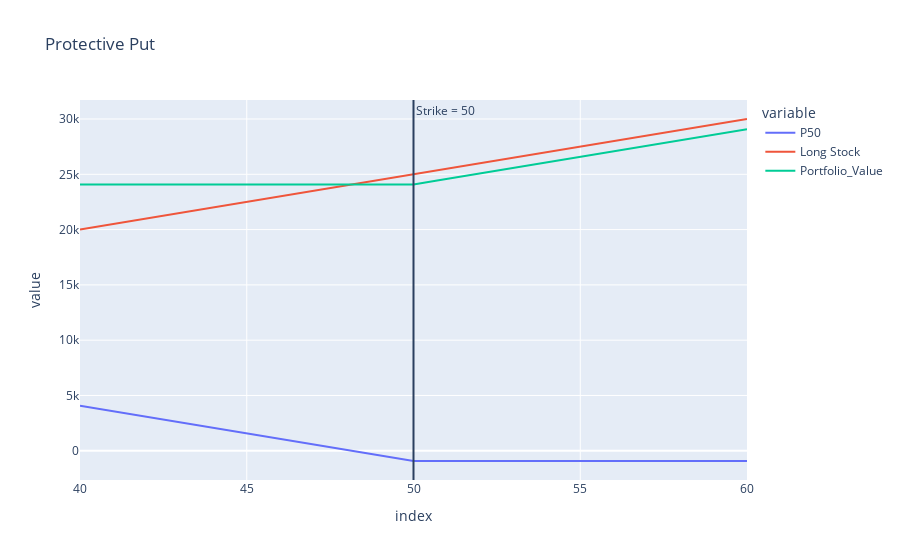

Notebook code cell kept with this figure:
### Code cell
states = np.linspace(40,60,num = 31)
entry_price = 48.92
shares = 500
#c20 = pd.Series(2000*np.maximum(states-20,0),index= states, name = 'C20')
p50 = pd.Series(500*np.maximum(50-states,0)-925,index = states, name = "P50")
stockpos = pd.Series(shares*states,index = states, name = 'Stock_Pos')
vpnl = pd.Series(shares*entry_price + shares*(states-entry_price),index = states, name= 'Long Stock')

payoffs = pd.concat([p50,vpnl],axis = 1)
payoffs['Portfolio_Value'] = payoffs.sum(axis = 1)
pnl_p=  payoffs['Portfolio_Value'].diff().to_frame("Payoff")
#payoffs['Payoff'] = payoffs['Portfolio_Value'].diff()

fig_protective_put = px.line(payoffs,title="Protective Put")

fig_protective_put.add_vline(x = 50, annotation=dict(text = "Strike = 50"))

### Figure 1 — Plotly figure (JSON) as saved in the notebook; plotly's stock layout.template omitted (floating-point values rounded to 4 significant figures)
{"data": [{"hovertemplate": "variable=P50<br>index=%{x}<br>value=%{y}<extra></extra>", "legendgroup": "P50", "line": {"color": "#636efa", "dash": "solid"}, "marker": {"symbol": "circle"}, "mode": "lines", "name": "P50", "orientation": "v", "showlegend": true, "type": "scatter", "x": [40, 40.67, 41.33, 42, 42.67, 43.33, 44, 44.67, 45.33, 46, 46.67, 47.33, 48, 48.67, 49.33, 50, 50.67, 51.33, 52, 52.67, 53.33, 54, 54.67, 55.33, 56, 56.67, 57.33, 58, 58.67, 59.33, 60], "xaxis": "x", "y": [4075, 3742.0, 3408.0, 3075, 2742.0, 2408.0, 2075, 1742.0, 1408.0, 1075, 741.7, 408.3, 75, -258.3, -591.7, -925, -925, -925, -925, -925, -925, -925, -925, -925, -925, -925, -925, -925, -925, -925, -925], "yaxis": "y"}, {"hovertemplate": "variable=Long Stock<br>index=%{x}<br>value=%{y}<extra></extra>", "legendgroup": "Long Stock", "line": {"color": "#EF553B", "dash": "solid"}, "marker": {"symbol": "circle"}, "mode": "lines", "name": "Long Stock", "orientation": "v", "showlegend": true, "type": "scatter", "x": [40, 40.67, 41.33, 42, 42.67, 43.33, 44, 44.67, 45.33, 46, 46.67, 47.33, 48, 48.67, 49.33, 50, 50.67, 51.33, 52, 52.67, 53.33, 54, 54.67, 55.33, 56, 56.67, 57.33, 58, 58.67, 59.33, 60], "xaxis": "x", "y": [20000, 20330.0, 20670.0, 21000, 21330.0, 21670.0, 22000, 22330.0, 22670.0, 23000, 23330.0, 23670.0, 24000, 24330.0, 24670.0, 25000, 25330.0, 25670.0, 26000, 26330.0, 26670.0, 27000, 27330.0, 27670.0, 28000, 28330.0, 28670.0, 29000, 29330.0, 29670.0, 30000], "yaxis": "y"}, {"hovertemplate": "variable=Portfolio_Value<br>index=%{x}<br>value=%{y}<extra></extra>", "legendgroup": "Portfolio_Value", "line": {"color": "#00cc96", "dash": "solid"}, "marker": {"symbol": "circle"}, "mode": "lines", "name": "Portfolio_Value", "orientation": "v", "showlegend": true, "type": "scatter", "x": [40, 40.67, 41.33, 42, 42.67, 43.33, 44, 44.67, 45.33, 46, 46.67, 47.33, 48, 48.67, 49.33, 50, 50.67, 51.33, 52, 52.67, 53.33, 54, 54.67, 55.33, 56, 56.67, 57.33, 58, 58.67, 59.33, 60], "xaxis": "x", "y": [24075, 24075, 24075, 24075, 24075, 24075, 24075, 24075, 24075, 24075, 24075, 24075, 24075, 24075, 24075, 24075, 24410.0, 24740.0, 25075, 25410.0, 25740.0, 26075, 26410.0, 26740.0, 27075, 27410.0, 27740.0, 28075, 28410.0, 28740.0, 29075], "yaxis": "y"}], "layout": {"annotations": [{"showarrow": false, "text": "Strike = 50", "x": 50, "xanchor": "left", "xref": "x", "y": 1, "yanchor": "top", "yref": "y domain"}], "legend": {"title": {"text": "variable"}, "tracegroupgap": 0}, "shapes": [{"type": "line", "x0": 50, "x1": 50, "xref": "x", "y0": 0, "y1": 1, "yref": "y domain"}], "title": {"text": "Protective Put"}, "xaxis": {"anchor": "y", "domain": [0, 1], "title": {"text": "index"}}, "yaxis": {"anchor": "x", "domain": [0, 1], "title": {"text": "value"}}}}
